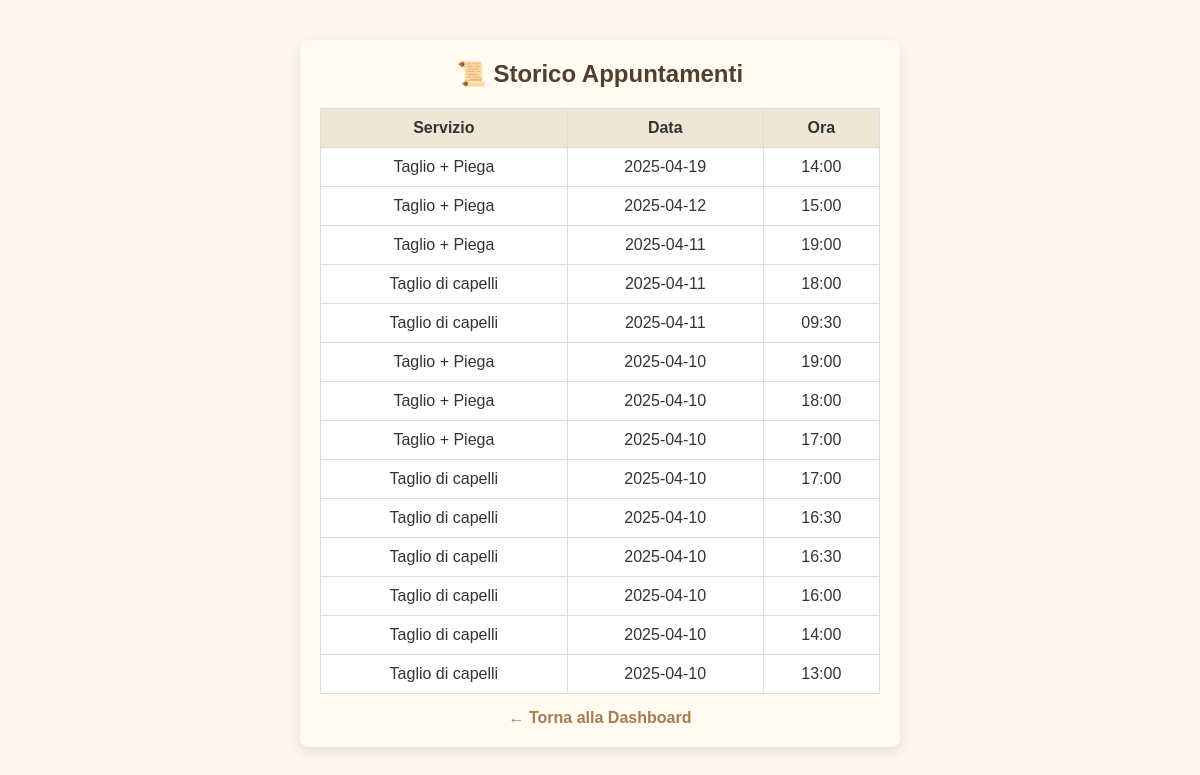
The page /user_history (signed in) on the database its author committed.
### tables this page shows
CREATE TABLE appointments (
            id INTEGER PRIMARY KEY AUTOINCREMENT,
            user_id INTEGER NOT NULL,
            service TEXT NOT NULL,
            date TEXT NOT NULL,
            time TEXT NOT NULL, barber TEXT NOT NULL DEFAULT 'Mattia', tipo TEXT DEFAULT 'barbiere',
            FOREIGN KEY (user_id) REFERENCES users(id)
        );

### app.py (the view)
@app.route('/user_history')
def user_history():
    if 'user_id' not in session:
        return redirect(url_for('login_user'))
    user_id = session['user_id']
    today = datetime.now().strftime("%Y-%m-%d")
    now_time = datetime.now().strftime("%H:%M")
    conn = sqlite3.connect('bookings.db')
    cursor = conn.cursor()
    cursor.execute("""
        SELECT service, date, time
        FROM appointments
        WHERE user_id = ? AND (date < ? OR (date = ? AND time < ?))
        ORDER BY date DESC, time DESC
    """, (user_id, today, today, now_time))
    appointments = cursor.fetchall()
    conn.close()
    return render_template('user_history.html', appointments=appointments)

### templates/user_history.html (shortened to what this page needs)
<!DOCTYPE html>
<html lang="it">
<head>
  <link rel="stylesheet" href="{{ url_for('static', filename='style.css') }}">
</head>
<body>
  <div class="container">
    <h2>📜 Storico Appuntamenti</h2>
    {% if appointments %}
      <table>
        <thead>
          <tr>
            <th>Servizio</th>
            <th>Data</th>
            <th>Ora</th>
          </tr>
        </thead>
        <tbody>
          {% for a in appointments %}
          <tr>
            <td>{{ a[0] }}</td>
            <td>{{ a[1] }}</td>
            <td>{{ a[2] }}</td>
          </tr>
          {% endfor %}
        </tbody>
      </table>
    {% else %}
      <p>Non hai appuntamenti passati.</p>
    {% endif %}
    <a href="{{ url_for('user_dashboard') }}">← Torna alla Dashboard</a>
  </div>
</body>
</html>

### static/style.css (style rules this page uses)
* { box-sizing: border-box; margin: 0; padding: 0; }
body { font-family: 'Arial', sans-serif; background-color: #fdf6ec; color: #333; display: flex; flex-direction: column; align-items: center; padding: 20px; }
.container { width: 100%; max-width: 600px; background: #fffaf2; padding: 20px; border-radius: 8px; box-shadow: 0 4px 12px rgba(0, 0, 0, 0.1); margin: 20px 0; }
h1, h2, h3 { text-align: center; color: #4e3f2f; margin-bottom: 15px; }
a { display: block; text-align: center; margin-top: 15px; text-decoration: none; color: #a67c52; font-weight: bold; }
table { width: 100%; border-collapse: collapse; margin-top: 20px; background-color: #fff; color: #333; }
table, th, td { border: 1px solid #ddd; }
th, td { padding: 10px; text-align: center; }
th { background-color: #f0e6d6; color: #333; }

### rows shown on the page
appointments: service "Taglio + Piega", date "2025-04-19", time "14:00"
appointments: service "Taglio + Piega", date "2025-04-12", time "15:00"
appointments: service "Taglio + Piega", date "2025-04-11", time "19:00"
appointments: service "Taglio di capelli", date "2025-04-11", time "18:00"
appointments: service "Taglio di capelli", date "2025-04-11", time "09:30"
appointments: service "Taglio + Piega", date "2025-04-10", time "19:00"
appointments: service "Taglio + Piega", date "2025-04-10", time "18:00"
appointments: service "Taglio + Piega", date "2025-04-10", time "17:00"
appointments: service "Taglio di capelli", date "2025-04-10", time "17:00"
appointments: service "Taglio di capelli", date "2025-04-10", time "16:30"
appointments: service "Taglio di capelli", date "2025-04-10", time "16:30"
appointments: service "Taglio di capelli", date "2025-04-10", time "16:00"
appointments: service "Taglio di capelli", date "2025-04-10", time "14:00"
appointments: service "Taglio di capelli", date "2025-04-10", time "13:00"
